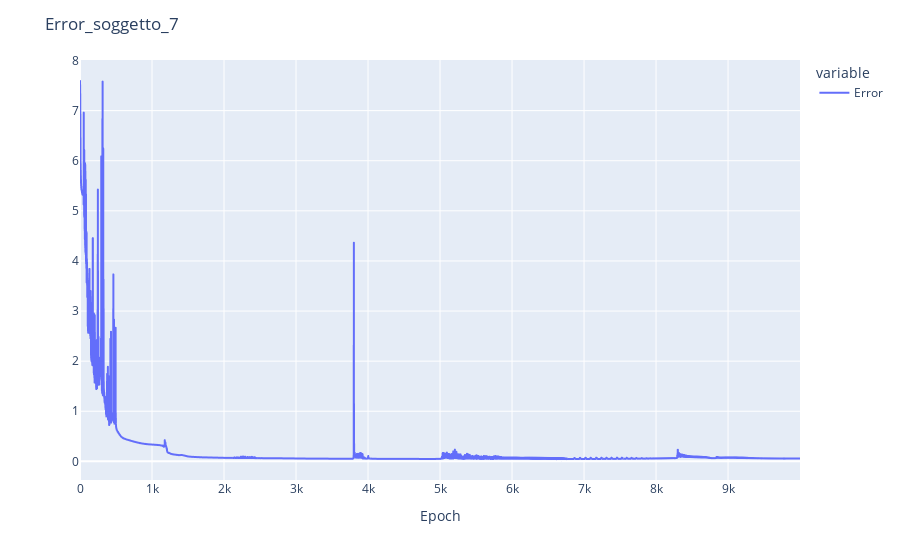

Notebook code cell kept with this figure:
### Code cell
fig = px.line(df_model_history[["Error"]])
fig.update_layout(title="Error_"+soggetto,
                   xaxis_title='Epoch',
                   yaxis_title='',
                   hovermode='x unified')
#fig.write_html("Error and temperature.html")
#fig.write_image("error_temperature.png")
fig.show()

### Figure 1 — Plotly figure (JSON) as saved in the notebook; plotly's stock layout.template omitted (floating-point values rounded to 4 significant figures; data arrays with more than 128 entries replaced by an {"elided": "..."} marker saying what was removed)
{"data": [{"hovertemplate": "variable=Error<br>index=%{x}<br>value=%{y}<extra></extra>", "legendgroup": "Error", "line": {"color": "#636efa", "dash": "solid"}, "marker": {"symbol": "circle"}, "mode": "lines", "name": "Error", "showlegend": true, "type": "scattergl", "x": {"elided": "10000 int values"}, "xaxis": "x", "y": {"elided": "10000 float values"}, "yaxis": "y"}], "layout": {"hovermode": "x unified", "legend": {"title": {"text": "variable"}, "tracegroupgap": 0}, "margin": {"t": 60}, "title": {"text": "Error_soggetto_7"}, "xaxis": {"anchor": "y", "domain": [0, 1], "title": {"text": "Epoch"}}, "yaxis": {"anchor": "x", "domain": [0, 1], "title": {"text": ""}}}}
